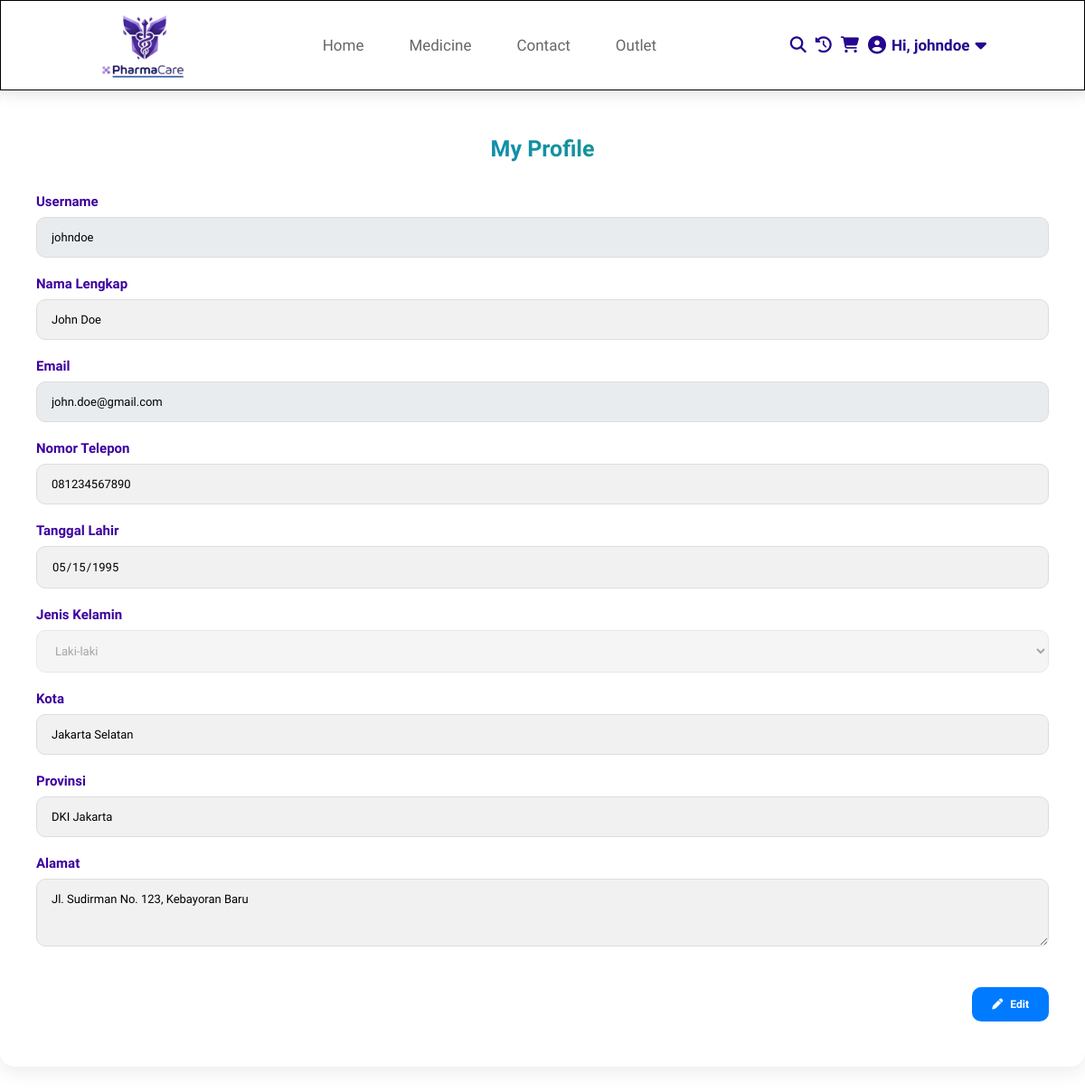
Screenshot of /ViewUser/mainUser/profile.php (signed in) with the database file from the repository.
### tables this page shows
CREATE TABLE `users` (
  `user_id` varchar(10) NOT NULL,
  `username` varchar(50) NOT NULL,
  `password` varchar(255) NOT NULL,
  `full_name` varchar(100) DEFAULT NULL,
  `email` varchar(100) NOT NULL,
  `phone_number` varchar(20) DEFAULT NULL,
  `birth_date` date DEFAULT NULL,
  `gender` enum('Laki-laki','Perempuan') DEFAULT NULL,
  `city` varchar(50) DEFAULT NULL,
  `province` varchar(50) DEFAULT NULL,
  `address` text,
  `created_at` timestamp NOT NULL DEFAULT CURRENT_TIMESTAMP,
  `updated_at` timestamp NOT NULL DEFAULT CURRENT_TIMESTAMP ON UPDATE CURRENT_TIMESTAMP
);

### ViewUser/mainUser/profile.php (the view, shortened to what this page needs)
<?php
$conn = getConnection();
$user_id = $_SESSION['user_id'];
$stmt = $conn->prepare("SELECT * FROM users WHERE user_id = ?");
$stmt->bind_param("s", $user_id);
$stmt->execute();
$result = $stmt->get_result();
$userData = $result->fetch_assoc();
$email    = $userData['email'];
$fullname = $userData['full_name'] ?? '';
$phone    = $userData['phone_number'] ?? '';
$birth    = $userData['birth_date'] ?? '';
$gender   = $userData['gender'] ?? '';
$city     = $userData['city'] ?? '';
$province = $userData['province'] ?? '';
$address  = $userData['address'] ?? '';
?>
<!DOCTYPE html>
<html lang="en">
<head>
  <link rel="stylesheet" href="https://cdnjs.cloudflare.com/ajax/libs/font-awesome/6.6.0/css/all.min.css"/>
  <link rel="stylesheet" href="../cssuser/profile.css">
</head>
<body>
<?php include 'navbar.php'; ?>
<div class="profile-container">
  <h1>My Profile</h1>
  <form method="POST" action="">
    <div class="form-group">
      <label for="username">Username</label>
      <input type="text" id="username" value="<?php echo htmlspecialchars($username); ?>" readonly style="background-color: #e9ecef;">
    </div>
    <div class="form-group">
      <label for="fullname">Nama Lengkap</label>
      <input type="text" name="fullname" id="fullname" value="<?php echo htmlspecialchars($fullname); ?>" readonly>
    </div>
    <div class="form-group">
      <label for="email">Email</label>
      <input type="email" id="email" value="<?php echo htmlspecialchars($email); ?>" readonly style="background-color: #e9ecef;">
    </div>
    <div class="form-group">
      <label for="phone">Nomor Telepon</label>
      <input type="text" name="phone" id="phone" value="<?php echo htmlspecialchars($phone); ?>" readonly>
    </div>
    <div class="form-group">
      <label for="birth">Tanggal Lahir</label>
      <input type="date" name="birth" id="birth" value="<?php echo htmlspecialchars($birth); ?>" readonly>
    </div>
    <div class="form-group">
      <label for="gender">Jenis Kelamin</label>
      <select name="gender" id="gender" disabled>
        <option value="Laki-laki" <?php if ($gender == 'Laki-laki') echo 'selected'; ?>>Laki-laki</option>
      </select>
    </div>
    <div class="form-group">
      <label for="city">Kota</label>
      <input type="text" name="city" id="city" value="<?php echo htmlspecialchars($city); ?>" readonly>
    </div>
    <div class="form-group">
      <label for="province">Provinsi</label>
      <input type="text" name="province" id="province" value="<?php echo htmlspecialchars($province); ?>" readonly>
    </div>
    <div class="form-group">
      <label for="address">Alamat</label>
      <textarea name="address" id="address" rows="3" readonly><?php echo htmlspecialchars($address); ?></textarea>
    </div>
    <div class="button-group">
      <button type="button" class="edit-btn" id="editBtn">
        <i class="fa fa-pen"></i> Edit
      </button>
    </div>
  </form>
</div>
</body>
</html>

### ViewUser/cssuser/profile.css (style rules this page uses)
.profile-container { width: 100%; max-width: 1400px; margin: 100px auto; padding: 50px 40px; background: #fff; border-radius: 16px; box-shadow: 0 6px 20px rgba(0, 0, 0, 0.08); opacity: 0; transform: translateY(15px); animation: fadeInUp 0.6s ease-out forwards; }
.profile-container h1 { font-size: 2.5rem; font-weight: bold; text-align: center; margin-bottom: 35px; background: linear-gradient(90deg, #007bff, #28a745); -webkit-background-clip: text; -webkit-text-fill-color: transparent; background-clip: text; color: transparent; }
.profile-container form { display: flex; flex-direction: column; gap: 20px; }
.profile-container .form-group { display: flex; flex-direction: column; }
.profile-container label { font-weight: 800; margin-bottom: 8px; font-size: 1.5rem; color: #3d009f; }
.profile-container input, .profile-container textarea, .profile-container select { padding: 14px 16px; font-size: 1.3rem; border: 1.5px solid #ddd; border-radius: 10px; background: #fff; transition: all 0.2s ease-in-out; width: 100%; }
.profile-container textarea { resize: vertical; }
.profile-container input[readonly], .profile-container textarea[readonly], .profile-container select[disabled] { background: #f1f1f1; cursor: not-allowed; }
.profile-container .button-group { display: flex; justify-content: flex-end; gap: 12px; margin-top: 25px; }
.profile-container button { display: inline-flex; align-items: center; gap: 8px; padding: 12px 22px; font-size: 1.2rem; font-weight: 600; border: none; border-radius: 10px; cursor: pointer; transition: all 0.25s ease; }
.profile-container button i { font-size: 1.2rem; }
.profile-container .edit-btn { background: #007bff; color: #fff; }

### ViewUser/cssuser/navbar.css (style rules this page uses)
:root { --black: black; --purple: purple; --light-color: #666; --box-shadow: 0 .5rem 1.5rem rgba(0,0,0,.1); }
* { font-family: 'andika'; margin: 0; padding: 0; box-sizing: border-box; border: none; outline: none; text-decoration: none; text-transform: none; transition: all .2s linear; }
html { font-size: 62.5%; overflow-x: hidden; scroll-padding-top: 7rem; scroll-behavior: smooth; }
body { background: #fff; }

### rows the page displays
users: fullname "John Doe", email "john.doe@gmail.com", phone "081234567890", birth "05/15/1995", gender "Laki-laki", city "Jakarta Selatan", province "DKI Jakarta", address "Jl. Sudirman No. 123, Kebayoran Baru"

### other values shown
$username "johndoe"
